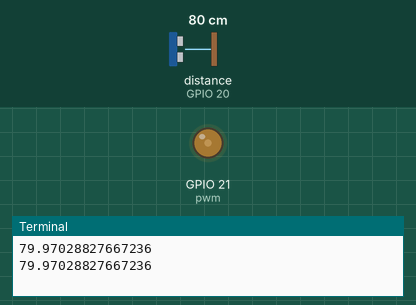
Bench run of a program on a simulated Raspberry Pi (BCM pin numbers). On the bench: output pins drawn as LEDs (lit = HIGH), the last lines printed to the terminal. Inputs (shaded band) come from the test bench; at power-on: distance to the obstacle (sensor on GPIO 20) 80 cm. The echo pulse lasts 58.3 µs per cm; the clock reads 2024-03-15 10:24:30 at power-on unless the program sets it; pins used as bus, display or sensor lines are not drawn.

Above: at 1.2 s.
1.3 s: distance to the obstacle (sensor on GPIO 20) set to 32 cm
3.2 s: distance to the obstacle (sensor on GPIO 20) set to 27 cm
At 4.7 s:
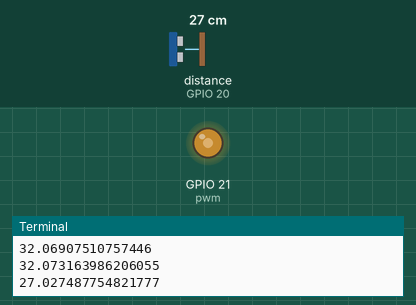
5.5 s: distance to the obstacle (sensor on GPIO 20) set to 22 cm
7.2 s: distance to the obstacle (sensor on GPIO 20) set to 18 cm
At 9.2 s:
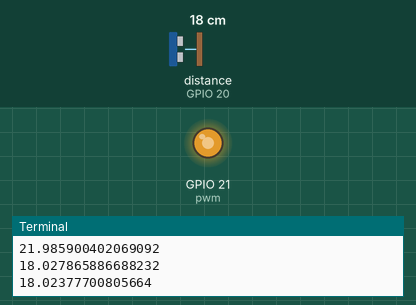
9.5 s: distance to the obstacle (sensor on GPIO 20) set to 12 cm
11.2 s: distance to the obstacle (sensor on GPIO 20) set to 9 cm
At 12.6 s:
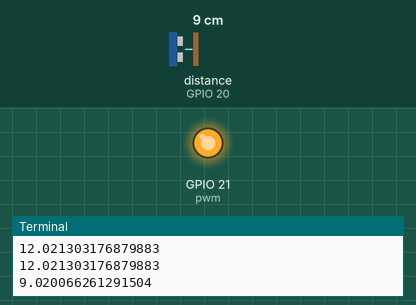
Timing chart, 0 to 14.2 s (numbered marks = the images above; inputs shaded):
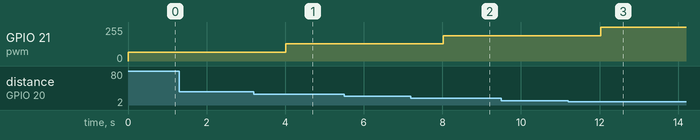

The program:

7.3D.py
```python
import RPi.GPIO as GPIO
import time
GPIO.setwarnings(False)
GPIO.setmode(GPIO.BCM)
GPIO.setup(16, GPIO.OUT)
GPIO.setup(20, GPIO.IN)
GPIO.setup(21, GPIO.OUT)

TRIGGER = 16
ECHO = 20
LED = 21

pwm = GPIO.PWM(21, 100)                  # initializing PWM for the pwmPin with 100 Hz frequency
pwm.start(100)

def distance():
    GPIO.output(TRIGGER, True)

    time.sleep(0.00001)
    GPIO.output(TRIGGER, False)

    start_time = time.time()
    stop_time  = time.time()

    while GPIO.input(ECHO) == 0:
        start_time = time.time()

    while GPIO.input(ECHO) == 1:
        stop_time = time.time()

    time_elapsed = stop_time - start_time

    distance = (time_elapsed * 34300) / 2

    return distance

def Set_Dutycycle( percent):
    pwm.ChangeDutyCycle(percent)

try:
  while True:
       measured_distance = distance()
       print(measured_distance)
       if(measured_distance > 30):
          Set_Dutycycle(25)
          time.sleep(1)
       elif(measured_distance > 20 and measured_distance <30):
          Set_Dutycycle(50)
          time.sleep(1)
       elif(measured_distance > 10 and measured_distance <20):
          Set_Dutycycle(75)
          time.sleep(1)
       elif(measured_distance < 10):
          Set_Dutycycle(100)
          time.sleep(1)
       else:
          Set_Dutycycle(20)
          time.sleep(1)


except KeyboardInterrupt:
       print("Finish")
```

Measured:
- the behaviour switches between 30 and 29 cm on distance to the obstacle (sensor on GPIO 20) (found by bisection; images 0 and 1)
- the behaviour switches between 20 and 19 cm on distance to the obstacle (sensor on GPIO 20) (found by bisection; images 1 and 2)
- the behaviour switches between 11 and 10 cm on distance to the obstacle (sensor on GPIO 20) (found by bisection; images 2 and 3)
- after the input at 3.2 s, GPIO 21 (pwm): 64/255 → 128/255 after 0.82 s
- after the input at 7.2 s, GPIO 21 (pwm): 128/255 → 191/255 after 0.83 s
- after the input at 11.2 s, GPIO 21 (pwm): 191/255 → 255/255 after 0.83 s
